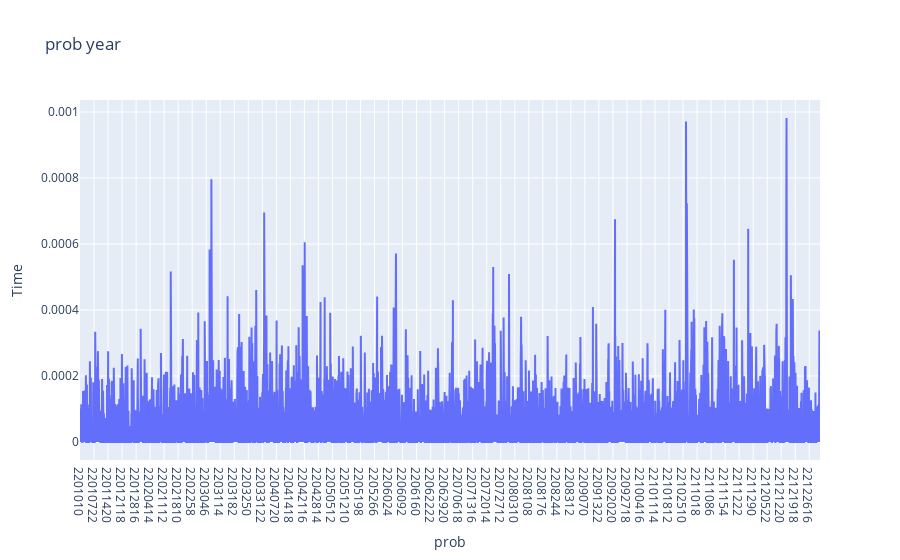

The notebook cell this image was saved under:
### Code cell
fig = go.Figure(data=[
    go.Scatter(x=x_label_year, y=prob_flatten, name='prob'),
])
fig.update_layout(xaxis=dict(title='prob'),
                 yaxis=dict(title='Time'),
                 title='prob year')
fig.show()

### Figure 1 — Plotly figure (JSON) as saved in the notebook; plotly's stock layout.template omitted (floating-point values rounded to 4 significant figures; data arrays with more than 128 entries replaced by an {"elided": "..."} marker saying what was removed)
{"data": [{"name": "prob", "type": "scatter", "x": {"elided": "8760 str values"}, "y": {"elided": "8760 float values"}}], "layout": {"title": {"text": "prob year"}, "xaxis": {"title": {"text": "prob"}}, "yaxis": {"title": {"text": "Time"}}}}
